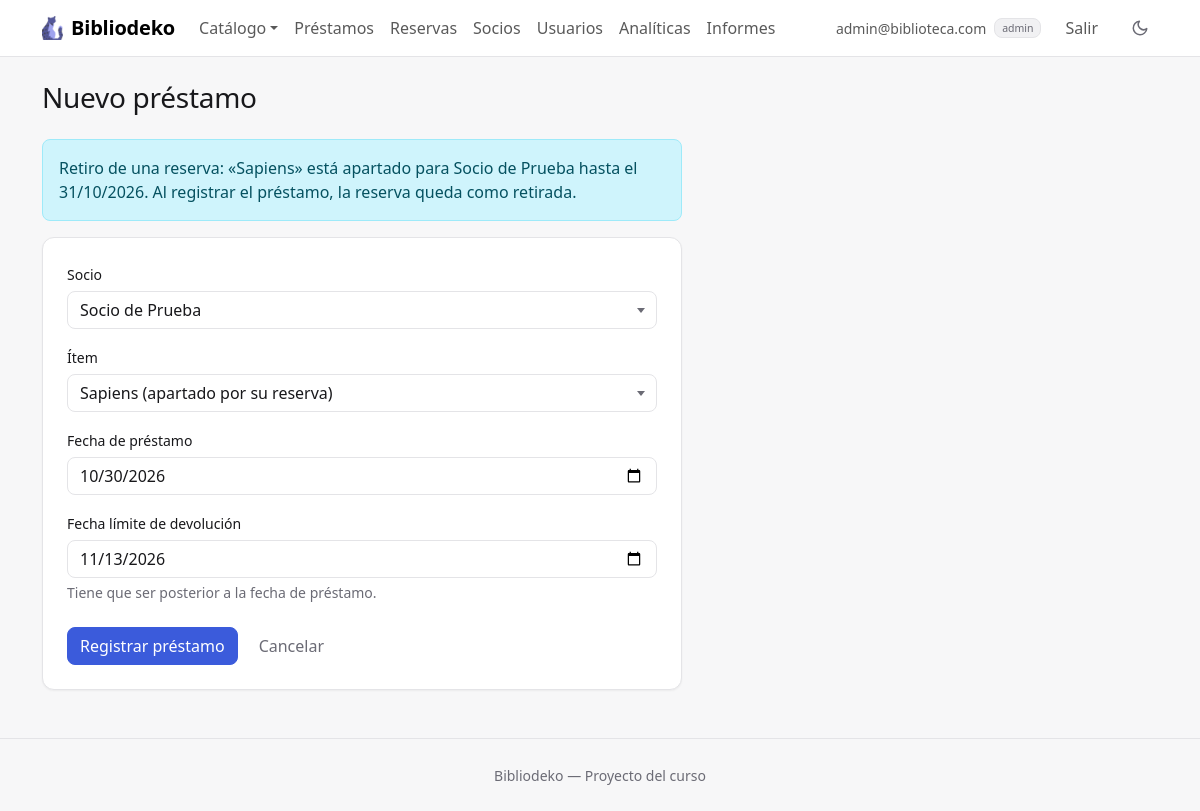
/index.php?accion=formCrearPrestamo&socio_id=1&item_id=7 (signed in), run on the app's committed database.
### tables this page shows
CREATE TABLE IF NOT EXISTS items (
    id        INT AUTO_INCREMENT PRIMARY KEY,
    tipo      ENUM('libro', 'juego', 'proyecto') NOT NULL DEFAULT 'libro',
    titulo    VARCHAR(150) NOT NULL,
    autor     VARCHAR(100) NOT NULL,
    categoria VARCHAR(50)  NULL,
    stock     INT UNSIGNED NOT NULL DEFAULT 1,
    imagen    VARCHAR(100) NOT NULL DEFAULT 'default.png'
);

CREATE TABLE IF NOT EXISTS socios (
    id          INT AUTO_INCREMENT PRIMARY KEY,
    usuario_id  INT NOT NULL UNIQUE,
    nombre      VARCHAR(100) NOT NULL,
    direccion   VARCHAR(255) NOT NULL,
    telefono    VARCHAR(20)  NOT NULL,
    foto        VARCHAR(100) NOT NULL DEFAULT 'avatar.png',
    FOREIGN KEY (usuario_id) REFERENCES usuarios(id) ON DELETE CASCADE
);

CREATE TABLE IF NOT EXISTS reservas (
    id                INT  AUTO_INCREMENT PRIMARY KEY,
    socio_id          INT  NOT NULL,
    item_id           INT  NOT NULL,
    fecha_reserva     DATE NOT NULL,
    fecha_vencimiento DATE NULL,
    estado            ENUM('pendiente', 'lista', 'retirada', 'cancelada') NOT NULL DEFAULT 'pendiente',
    FOREIGN KEY (socio_id) REFERENCES socios(id) ON DELETE RESTRICT,
    FOREIGN KEY (item_id) REFERENCES items(id) ON DELETE RESTRICT
);

### controllers/PrestamoController.php (called while the page is built, shortened)
<?php
require_once __DIR__ . '/../models/Reserva.php';
function mostrarFormPrestamo($socioId, $itemId, $error = null) {
    global $pdo;
    $reserva = null;
    if ($socioId !== '' && $itemId !== '') {
        $reserva = Reserva::activasDelSocio($pdo, $socioId)[$itemId] ?? null;
    }
    require __DIR__ . '/../views/prestamos/form.php';
}
function formCrearPrestamo() {
    mostrarFormPrestamo($_GET['socio_id'] ?? '', $_GET['item_id'] ?? '');
}

### models/Reserva.php (called while the page is built, shortened)
<?php
class Reserva {
    private $fechaVencimiento;
    private $socioNombre;
    private $itemTitulo;
    public function __construct($id, $socioId, $itemId, $fechaReserva, $fechaVencimiento, $estado, $socioNombre, $itemTitulo, $puesto) {
        $this->fechaVencimiento = $fechaVencimiento;
        $this->socioNombre = $socioNombre;
        $this->itemTitulo = $itemTitulo;
    }
    public function getFechaVencimiento() { return $this->fechaVencimiento; }
    public function getSocioNombre() { return $this->socioNombre; }
    public function getItemTitulo() { return $this->itemTitulo; }
    private static function desdeFila($f) {
        return new Reserva($f['id'], $f['socio_id'], $f['item_id'], $f['fecha_reserva'], $f['fecha_vencimiento'], $f['estado'], $f['socio_nombre'], $f['item_titulo'], $f['puesto']);
    }
    public static function activasDelSocio($pdo, $socioId) {
        $stmt = $pdo->prepare(self::SELECT . ' WHERE r.socio_id = ? AND ' . self::ACTIVA);
        $stmt->execute([$socioId, date('Y-m-d')]);
        $reservas = [];
        foreach ($stmt->fetchAll() as $f) {
            $reservas[$f['item_id']] = self::desdeFila($f);
        }
        return $reservas;
    }
}

### helpers.php (called while the page is built, shortened)
<?php
function formatoFecha($fecha) {
    return date('d/m/Y', strtotime($fecha));
}

### views/prestamos/form.php (the view, shortened to what this page needs)
<?php require __DIR__ . '/../header.php'; ?>
<div class="encabezado">
  <h1 class="h3">Nuevo préstamo</h1>
</div>
<?php if ($reserva): ?>
  <div class="alert alert-info ancho-formulario">
    Retiro de una reserva: «<?= htmlspecialchars($reserva->getItemTitulo()) ?>» está apartado para
    <?= htmlspecialchars($reserva->getSocioNombre()) ?> hasta el <?= htmlspecialchars(formatoFecha($reserva->getFechaVencimiento())) ?>.
    Al registrar el préstamo, la reserva queda como retirada.
  </div>
<?php endif; ?>
<div class="card ancho-formulario">
  <div class="card-body p-4">
    <form method="POST" action="index.php?accion=crearPrestamo">
      <div class="mb-3">
        <label class="form-label">Socio</label>
      </div>
      <div class="mb-3">
        <label class="form-label">Ítem</label>
      </div>
      <div class="mb-3">
        <label class="form-label">Fecha de préstamo</label>
        <input type="date" name="fecha_prestamo" class="form-control" max="<?= date('Y-m-d') ?>" value="<?= htmlspecialchars($_POST['fecha_prestamo'] ?? date('Y-m-d')) ?>" required>
      </div>
      <div class="mb-3">
        <label class="form-label">Fecha límite de devolución</label>
        <input type="date" name="fecha_limite" class="form-control" value="<?= htmlspecialchars($_POST['fecha_limite'] ?? date('Y-m-d', strtotime('+14 days'))) ?>" required>
        <div class="form-text">Tiene que ser posterior a la fecha de préstamo.</div>
      </div>
      <div class="d-flex gap-2 pt-2">
        <button type="submit" class="btn btn-primary">Registrar préstamo</button>
        <a href="index.php?accion=<?= $reserva ? 'listarReservas' : 'listarPrestamos' ?>" class="btn btn-link">Cancelar</a>
      </div>
    </form>
  </div>
</div>
<?php require __DIR__ . '/../footer.php'; ?>

### assets/css/estilo.css (style rules this page uses)
:root, [data-bs-theme="light"] { --acento-rgb: 59, 91, 219; --acento-hover-rgb: 47, 74, 192; --color-sobre-acento: #ffffff; --color-fondo: #f7f7f8; --color-superficie: #ffffff; --color-superficie-2: #f1f1f3; --color-texto: #18181b; --color-texto-suave: #6b6b75; --color-borde: #e4e4e7; --sombra: 0 1px 2px rgba(24, 24, 27, .05); --sombra-elevada: 0 8px 24px rgba(24, 24, 27, .08); --grafico-devuelto: #8fa3ec; --grafico-vencido: #dc2626; --grafico-tarde: #e0a100; }
:root { --fuente-base: system-ui, -apple-system, "Segoe UI", Roboto, "Helvetica Neue", Arial, sans-serif; --radio: .5rem; --radio-grande: .75rem; --alto-campo: 38px; --proporcion-portada: 3 / 4; }
:root, [data-bs-theme="light"], [data-bs-theme="dark"] { --color-acento: rgb(var(--acento-rgb)); --color-acento-hover: rgb(var(--acento-hover-rgb)); --color-acento-suave: rgba(var(--acento-rgb), .12); --bs-body-font-family: var(--fuente-base); --bs-body-bg: var(--color-superficie); --bs-body-color: var(--color-texto); --bs-emphasis-color: var(--color-texto); --bs-secondary-color: var(--color-texto-suave); --bs-secondary-bg: var(--color-superficie-2); --bs-tertiary-bg: var(--color-superficie-2); --bs-border-color: var(--color-borde); --bs-border-radius: var(--radio); --bs-border-radius-lg: var(--radio-grande); --bs-primary-rgb: var(--acento-rgb); --bs-link-color-rgb: var(--acento-rgb); --bs-link-hover-color-rgb: var(--acento-hover-rgb); --bs-focus-ring-color: rgba(var(--acento-rgb), .25); }
body { background-color: var(--color-fondo); -webkit-font-smoothing: antialiased; }
h1, h2, h3, h4, h5, h6 { font-weight: 600; letter-spacing: -.01em; }
a { text-decoration: none; }
.encabezado { display: flex; flex-wrap: wrap; justify-content: space-between; align-items: center; gap: .75rem; margin-bottom: 1.5rem; }
.encabezado h1 { margin-bottom: 0; }
.btn { font-weight: 500; }
.btn-primary { --bs-btn-color: var(--color-sobre-acento); --bs-btn-bg: var(--color-acento); --bs-btn-border-color: var(--color-acento); --bs-btn-hover-color: var(--color-sobre-acento); --bs-btn-hover-bg: var(--color-acento-hover); --bs-btn-hover-border-color: var(--color-acento-hover); --bs-btn-active-color: var(--color-sobre-acento); --bs-btn-active-bg: var(--color-acento-hover); --bs-btn-active-border-color: var(--color-acento-hover); --bs-btn-disabled-bg: var(--color-acento); --bs-btn-disabled-border-color: var(--color-acento); --bs-btn-focus-shadow-rgb: var(--acento-rgb); }
.btn-link { --bs-btn-color: var(--color-texto-suave); --bs-btn-hover-color: var(--color-texto); --bs-btn-active-color: var(--color-texto); text-decoration: none; }
.form-label { font-weight: 500; font-size: .875rem; margin-bottom: .375rem; }
.card { --bs-card-bg: var(--color-superficie); --bs-card-border-color: var(--color-borde); --bs-card-border-radius: var(--radio-grande); --bs-card-inner-border-radius: calc(var(--radio-grande) - 1px); --bs-card-cap-bg: transparent; box-shadow: var(--sombra); }
.ancho-formulario { max-width: 40rem; }
.alert { border-radius: var(--radio); }

### data on the page
items: titulo "Sapiens"
socios: nombre "Socio de Prueba"
reservas: fecha_vencimiento "31/10/2026"

### other printed values
$_SESSION['usuario']['email'] "admin@biblioteca.com"
$_SESSION['usuario']['rol'] "admin"
